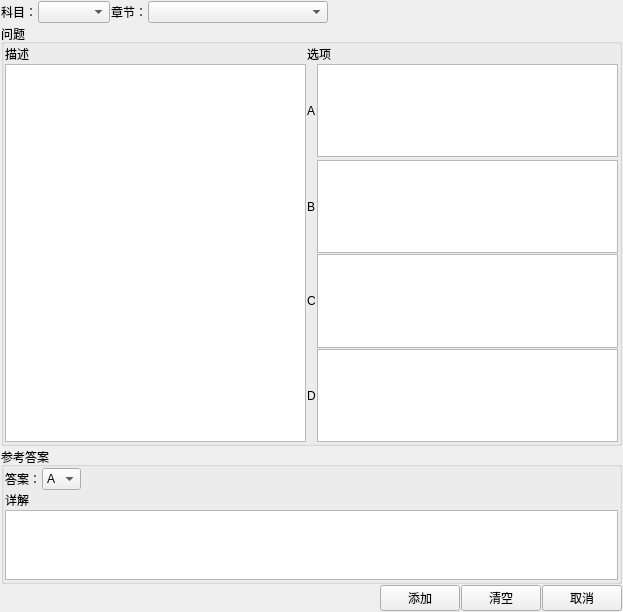
<?xml version="1.0" encoding="UTF-8"?>
<ui version="4.0">
 <class>AddQuestion</class>
 <widget class="QWidget" name="AddQuestion">
  <property name="geometry">
   <rect>
    <x>0</x>
    <y>0</y>
    <width>623</width>
    <height>612</height>
   </rect>
  </property>
  <property name="windowTitle">
   <string>编辑题目</string>
  </property>
  <layout class="QGridLayout" name="layoutGWidget">
   <property name="leftMargin">
    <number>1</number>
   </property>
   <property name="topMargin">
    <number>1</number>
   </property>
   <property name="rightMargin">
    <number>1</number>
   </property>
   <property name="bottomMargin">
    <number>1</number>
   </property>
   <property name="spacing">
    <number>1</number>
   </property>
   <item row="0" column="0">
    <layout class="QHBoxLayout" name="layoutHInfo">
     <item>
      <widget class="QLabel" name="labelSubject">
       <property name="text">
        <string>科目：</string>
       </property>
      </widget>
     </item>
     <item>
      <widget class="QComboBox" name="comboBoxSubject"/>
     </item>
     <item>
      <widget class="QLabel" name="labelChapter">
       <property name="text">
        <string>章节：</string>
       </property>
      </widget>
     </item>
     <item>
      <widget class="QComboBox" name="comboBoxChapter">
       <property name="minimumSize">
        <size>
         <width>180</width>
         <height>0</height>
        </size>
       </property>
      </widget>
     </item>
     <item>
      <spacer name="spacerHInfo">
       <property name="orientation">
        <enum>Qt::Horizontal</enum>
       </property>
       <property name="sizeHint" stdset="0">
        <size>
         <width>40</width>
         <height>20</height>
        </size>
       </property>
      </spacer>
     </item>
    </layout>
   </item>
   <item row="1" column="0">
    <widget class="QGroupBox" name="groupBoxQuestion">
     <property name="title">
      <string>问题</string>
     </property>
     <layout class="QGridLayout" name="layoutGroupQuestion">
      <property name="leftMargin">
       <number>1</number>
      </property>
      <property name="topMargin">
       <number>1</number>
      </property>
      <property name="rightMargin">
       <number>1</number>
      </property>
      <property name="bottomMargin">
       <number>1</number>
      </property>
      <property name="spacing">
       <number>1</number>
      </property>
      <item row="0" column="0">
       <widget class="QLabel" name="labelDesc">
        <property name="text">
         <string>描述</string>
        </property>
       </widget>
      </item>
      <item row="0" column="1" colspan="2">
       <widget class="QLabel" name="labelOptions">
        <property name="text">
         <string>选项</string>
        </property>
       </widget>
      </item>
      <item row="1" column="2">
       <widget class="QTextEdit" name="textA"/>
      </item>
      <item row="4" column="1">
       <widget class="QLabel" name="labelB">
        <property name="text">
         <string>B</string>
        </property>
       </widget>
      </item>
      <item row="4" column="2">
       <widget class="QTextEdit" name="textB"/>
      </item>
      <item row="5" column="1">
       <widget class="QLabel" name="labelC">
        <property name="text">
         <string>C</string>
        </property>
       </widget>
      </item>
      <item row="5" column="2">
       <widget class="QTextEdit" name="textC"/>
      </item>
      <item row="6" column="1">
       <widget class="QLabel" name="labelD">
        <property name="text">
         <string>D</string>
        </property>
       </widget>
      </item>
      <item row="6" column="2">
       <widget class="QTextEdit" name="textD"/>
      </item>
      <item row="1" column="0" rowspan="6">
       <widget class="QTextEdit" name="textDesc"/>
      </item>
      <item row="1" column="1" rowspan="2">
       <widget class="QLabel" name="labelA">
        <property name="text">
         <string>A</string>
        </property>
       </widget>
      </item>
     </layout>
    </widget>
   </item>
   <item row="2" column="0">
    <widget class="QGroupBox" name="groupBoxAnswer">
     <property name="title">
      <string>参考答案</string>
     </property>
     <layout class="QGridLayout" name="layoutGAnswer">
      <property name="leftMargin">
       <number>1</number>
      </property>
      <property name="topMargin">
       <number>1</number>
      </property>
      <property name="rightMargin">
       <number>1</number>
      </property>
      <property name="bottomMargin">
       <number>1</number>
      </property>
      <property name="spacing">
       <number>1</number>
      </property>
      <item row="0" column="1">
       <widget class="QComboBox" name="comboBoxAnswer">
        <item>
         <property name="text">
          <string>A</string>
         </property>
        </item>
        <item>
         <property name="text">
          <string>B</string>
         </property>
        </item>
        <item>
         <property name="text">
          <string>C</string>
         </property>
        </item>
        <item>
         <property name="text">
          <string>D</string>
         </property>
        </item>
       </widget>
      </item>
      <item row="0" column="0">
       <widget class="QLabel" name="labelAnswer">
        <property name="text">
         <string>答案：</string>
        </property>
       </widget>
      </item>
      <item row="0" column="2">
       <spacer name="spacerHAnswer">
        <property name="orientation">
         <enum>Qt::Horizontal</enum>
        </property>
        <property name="sizeHint" stdset="0">
         <size>
          <width>40</width>
          <height>20</height>
         </size>
        </property>
       </spacer>
      </item>
      <item row="1" column="0" colspan="3">
       <widget class="QLabel" name="labelDetail">
        <property name="text">
         <string>详解</string>
        </property>
       </widget>
      </item>
      <item row="2" column="0" colspan="3">
       <widget class="QTextEdit" name="textDetail"/>
      </item>
     </layout>
    </widget>
   </item>
   <item row="3" column="0">
    <layout class="QHBoxLayout" name="layoutHBtns">
     <property name="spacing">
      <number>1</number>
     </property>
     <item>
      <spacer name="spacerHBtns">
       <property name="orientation">
        <enum>Qt::Horizontal</enum>
       </property>
       <property name="sizeHint" stdset="0">
        <size>
         <width>40</width>
         <height>20</height>
        </size>
       </property>
      </spacer>
     </item>
     <item>
      <widget class="QPushButton" name="btnAdd">
       <property name="text">
        <string>添加</string>
       </property>
      </widget>
     </item>
     <item>
      <widget class="QPushButton" name="btnClear">
       <property name="text">
        <string>清空</string>
       </property>
      </widget>
     </item>
     <item>
      <widget class="QPushButton" name="btnCancer">
       <property name="text">
        <string>取消</string>
       </property>
      </widget>
     </item>
    </layout>
   </item>
  </layout>
 </widget>
 <resources/>
 <connections/>
</ui>
